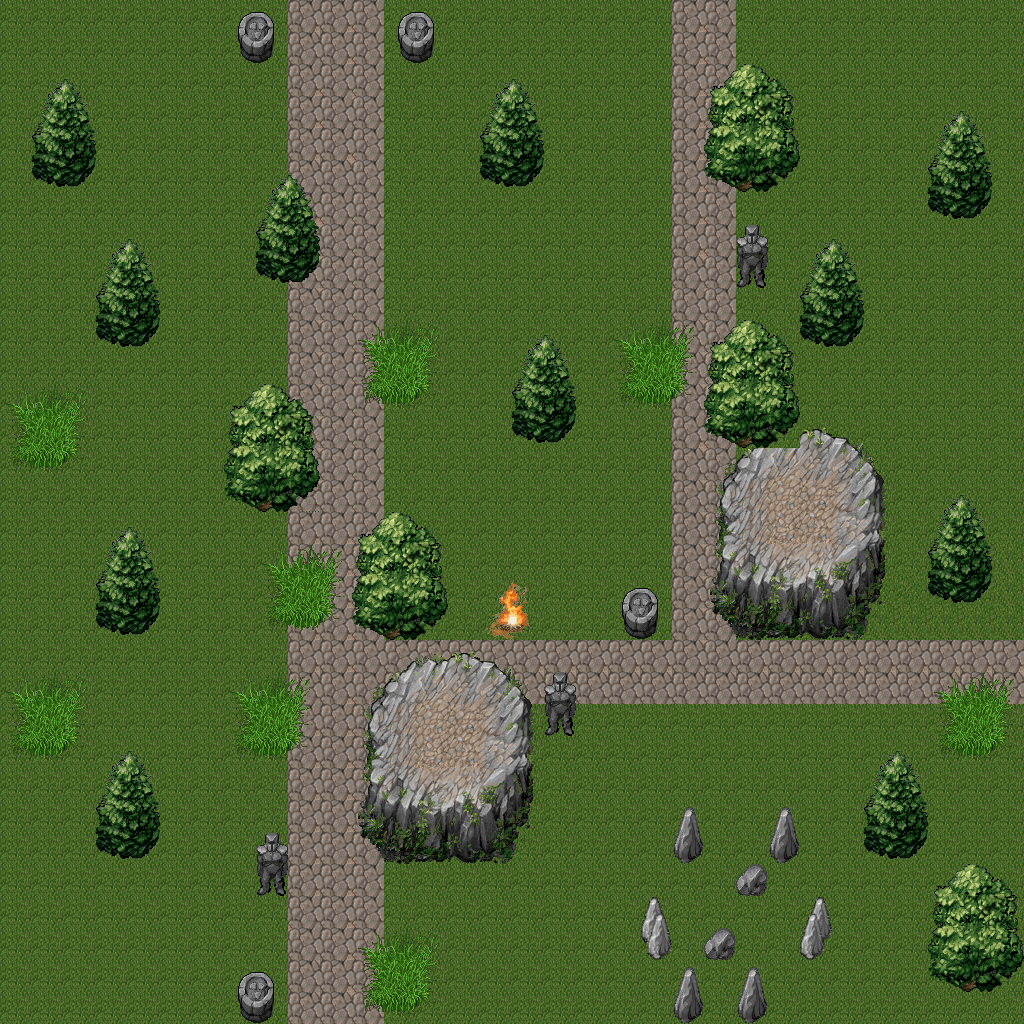

A 2D game scene composited from a Tiled map and its tileset images. What follows is a short description and the map's XML, with each tile layer's data collapsed to a summary:
An orthogonal 32x32 tile map with 32x32 px tiles, 2 tile layers (Tile Layer 1, Tile Layer 2).

<map version="1.0" tiledversion="2018.06.01" orientation="orthogonal" renderorder="right-down" width="32" height="32" tilewidth="32" tileheight="32" infinite="0" nextlayerid="9" nextobjectid="1">
 <tileset firstgid="1" source="tileset.tsx" />
 <layer id="7" name="Tile Layer 1" width="32" height="32">
  <data>[1024 cells, 1024 non-empty, 7 distinct tile ids]</data>
 </layer>
 <layer id="8" name="Tile Layer 2" width="32" height="32">
  <data>[1024 cells, 340 non-empty, 88 distinct tile ids]</data>
 </layer>
</map>
